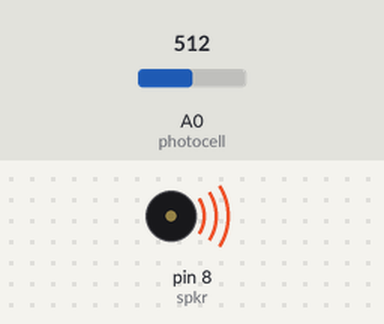
Simulated run of this sketch. Board: Arduino Uno, built with avr-gcc and run on an emulated ATmega328P. On the bench: buzzer (waves = sounding). Inputs (shaded band) come from the test bench; at power-on: A0 (photocell) = 512. What the sketch prints to the serial monitor is not drawn.

Above: at 0.1 s.
Timing chart, 0 to 1.6 s (numbered marks = the images above):
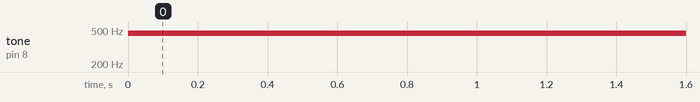

Measured:
- by itself, tone on pin 8 (spkr): silent → 460 Hz at 0.00 s

The sketch:

lab3pt3.ino
```cpp
int photocell = A0;
int spkr = 8;

void setup() {
  // put your setup code here, to run once:
  Serial.begin(9600);

}

void loop() {
  // put your main code here, to run repeatedly:
  int photoVal = analogRead(photocell);
  float frequency = map(photoVal, 0,1023, 120, 800);
  Serial.println(photoVal);
  tone(spkr, frequency, 10);

}
```
